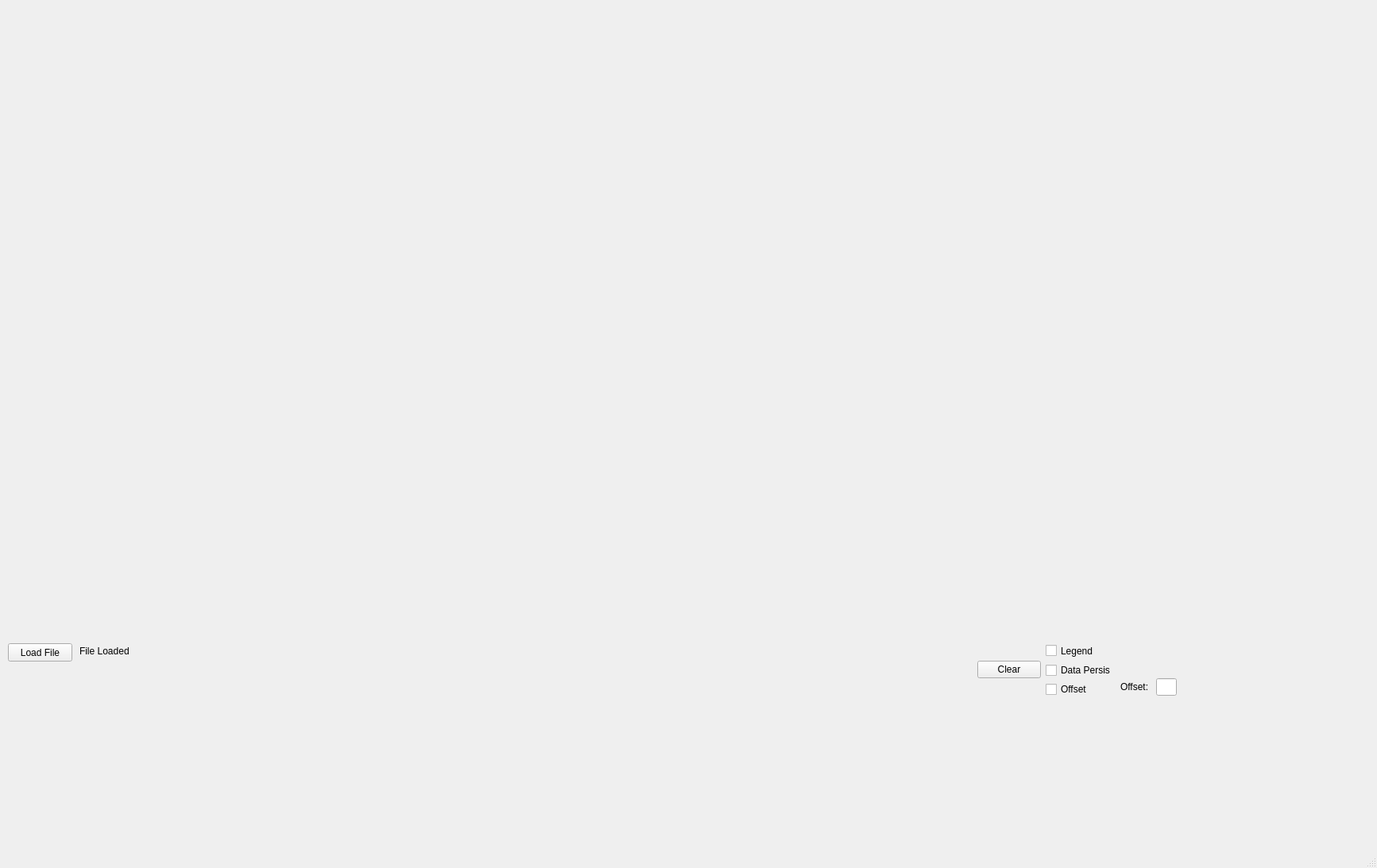
<?xml version="1.0" encoding="UTF-8"?>
<ui version="4.0">
 <class>MainWindow</class>
 <widget class="QMainWindow" name="MainWindow">
  <property name="geometry">
   <rect>
    <x>0</x>
    <y>0</y>
    <width>1733</width>
    <height>1093</height>
   </rect>
  </property>
  <property name="windowTitle">
   <string>MainWindow</string>
  </property>
  <widget class="QWidget" name="centralwidget">
   <widget class="QWidget" name="verticalLayoutWidget">
    <property name="geometry">
     <rect>
      <x>10</x>
      <y>10</y>
      <width>1471</width>
      <height>791</height>
     </rect>
    </property>
    <layout class="QVBoxLayout" name="verticalLayout">
     <item>
      <widget class="QWidget" name="widget" native="true"/>
     </item>
    </layout>
   </widget>
   <widget class="QLabel" name="fname_loaded">
    <property name="geometry">
     <rect>
      <x>100</x>
      <y>812</y>
      <width>761</width>
      <height>16</height>
     </rect>
    </property>
    <property name="text">
     <string>File Loaded</string>
    </property>
   </widget>
   <widget class="QPushButton" name="loadButton">
    <property name="geometry">
     <rect>
      <x>10</x>
      <y>810</y>
      <width>81</width>
      <height>23</height>
     </rect>
    </property>
    <property name="text">
     <string>Load File</string>
    </property>
   </widget>
   <widget class="QWidget" name="">
    <property name="geometry">
     <rect>
      <x>1230</x>
      <y>810</y>
      <width>168</width>
      <height>67</height>
     </rect>
    </property>
    <layout class="QHBoxLayout" name="horizontalLayout">
     <item>
      <layout class="QVBoxLayout" name="verticalLayout_3">
       <item>
        <widget class="QPushButton" name="clearButton">
         <property name="text">
          <string>Clear</string>
         </property>
        </widget>
       </item>
      </layout>
     </item>
     <item>
      <layout class="QVBoxLayout" name="verticalLayout_2">
       <item>
        <widget class="QCheckBox" name="legendButton">
         <property name="text">
          <string>Legend</string>
         </property>
        </widget>
       </item>
       <item>
        <widget class="QCheckBox" name="persistButton">
         <property name="text">
          <string>Data Persist</string>
         </property>
        </widget>
       </item>
       <item>
        <widget class="QCheckBox" name="offsetButton">
         <property name="text">
          <string>Offset</string>
         </property>
        </widget>
       </item>
      </layout>
     </item>
    </layout>
   </widget>
   <widget class="QWidget" name="">
    <property name="geometry">
     <rect>
      <x>1410</x>
      <y>854</y>
      <width>71</width>
      <height>22</height>
     </rect>
    </property>
    <layout class="QHBoxLayout" name="horizontalLayout_2">
     <item>
      <widget class="QLabel" name="label">
       <property name="text">
        <string>Offset: </string>
       </property>
      </widget>
     </item>
     <item>
      <widget class="QLineEdit" name="offset"/>
     </item>
    </layout>
   </widget>
  </widget>
  <widget class="QMenuBar" name="menubar">
   <property name="geometry">
    <rect>
     <x>0</x>
     <y>0</y>
     <width>1733</width>
     <height>21</height>
    </rect>
   </property>
  </widget>
  <widget class="QStatusBar" name="statusbar"/>
 </widget>
 <resources/>
 <connections/>
</ui>
